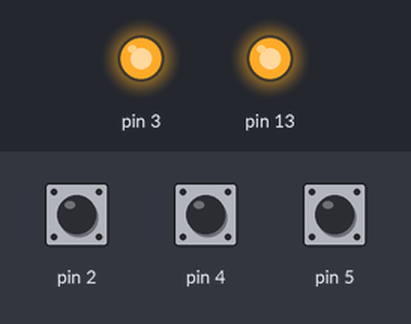
Bench run of a sketch on a simulated Arduino Uno, built with avr-gcc and run on an emulated ATmega328P. On the bench: output pins drawn as LEDs (lit = HIGH). Inputs (shaded band) come from the test bench; at power-on: pin 2 HIGH, pin 4 HIGH, pin 5 HIGH.

Above: at 1.2 s.
1.3 s: pin 2 pulled LOW for 0.25 s
At 1.53 s:
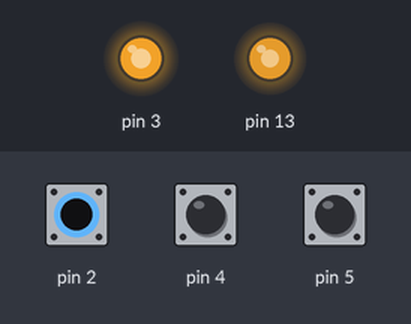
3.0 s: pin 4 pulled LOW for 0.25 s
4.7 s: pin 5 pulled LOW for 0.25 s
Timing chart, 0 to 7.7 s (numbered marks = the images above; inputs shaded):
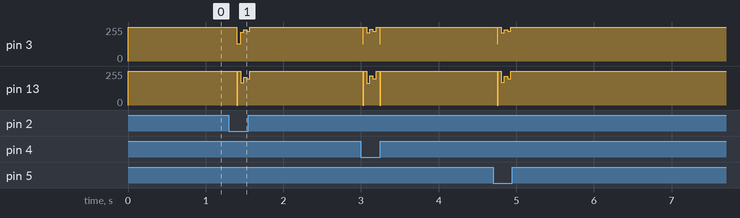

The sketch:

arduino-ir-remote-transmitter.ino
```cpp
/*
  Arduino IR remote transmitter

  By IOElectro
  1402/05/11

  carrier frequency : 37.7 KHz

  Key             [D2,D4,D5]  Pin 2,4,5 internal pullup ]==-------<KEY>----------------[GND
  Output-signal   [D3]        Pin 3                     ]==-------<IR-TX>---<R-330>----[+5V
  Led             [B5]        Pin 13                    ]==-------<LED>-----<R-330>----[GND

  https://ioelectro.ir

*/

#include <stdio.h>
#include <stdint.h>

// Min tx ON or OFF puls width
#define TIME_SLOT_US 580

// Config & start timer 2 for generate 37.7 KHz PWM 50% DC
void pwm_start()
{
  // Timer/Counter 2 initialization
  // Clock source: System Clock
  // Clock value: 2000/000 kHz
  // Mode: Fast PWM top=OCR2A
  // OC2A output: Disconnected
  // OC2B output: Non-Inverted PWM
  // Timer Period: 0/0265 ms
  // Output Pulse(s):
  // OC2B Period: 0/0265 ms Width: 0/01325 ms
  ASSR=(0<<EXCLK) | (0<<AS2);
  TCCR2A=(0<<COM2A1) | (0<<COM2A0) | (1<<COM2B1) | (0<<COM2B0) | (1<<WGM21) | (1<<WGM20);
  TCCR2B=(1<<WGM22) | (0<<CS22) | (1<<CS21) | (0<<CS20);
  TCNT2=0x00;
  OCR2A=0x34;
  OCR2B=0x1A;
}

// Stop Timer2 PWM
void pwm_stop()
{
  TCCR2A=0x00;
  TCCR2B=0x00;
}

// Set LED to Low & Start genetate PWM
void set_pwm()
{
  PORTB=PORTB&(~(1<<5));
  PORTD=PORTD&(~(1<<3));
  pwm_start();
}

// Stop PWM and Set output and LED to Hi as IDLE
void reset_pwm()
{
  pwm_stop();
  PORTD=PORTD|(1<<3);
  PORTB=PORTB|(1<<5);
}

// Sending Data using PWM
void signal(char * s)
{
  int i,j=strlen(s);
  for(i=0;i<j;i++)
  {
    if(s[i]=='1')
    {
      reset_pwm();
   }
   else if(s[i]=='0')
   {
    set_pwm();
   }
   else continue;
   delayMicroseconds(TIME_SLOT_US);
  }
  reset_pwm();
}

// StartUp init
void setup()
{
  DDRB=(1<<5); // LED pin dir

  DDRD=(1<<3); // PWM & Keys pin dir
  PORTD=0xff;  // Enable PullUp

  reset_pwm();
}

// Loooooop!!
void loop()
{
  // Key Pressed
  if(digitalRead(2)==0)
  {
        signal("00000000000000011111110111010101010101010101110111011101110111011101110101110101110111010101011101011101010111011101110");
        delay(40);
        while(digitalRead(2)==0)
        {
          signal("00000000000000011110");
          delay(100);
        }

  }
  else if(digitalRead(4)==0)
  {
        signal("00000000000000011111110111010101010101010101110111011101110111011101110111010101110111010101010111011101010111011101110");
        delay(40);
        while(digitalRead(4)==0)
        {
          signal("00000000000000011110");
          delay(100);
        }
  }
  else if(digitalRead(5)==0)
  {
        signal("00000000000000011111110111010101010101010101110111011101110111011101110111011101011101110101010101011101010111011101110");
        delay(40);
        while(digitalRead(5)==0)
        {
          signal("00000000000000011110");
          delay(100);
        }
  }
  delay(200);
}
```
